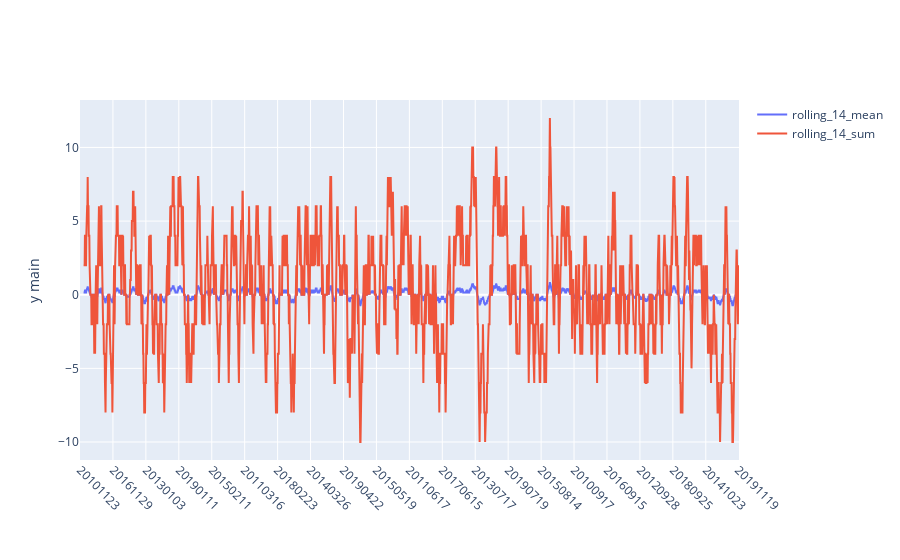

Write notebook code for a chart like this one.
### Code cell
plotly_plot(df_cl_front4[['settle_date','rolling_14_mean','rolling_14_sum']],x_column='settle_date')

### Figure 1 — Plotly figure (JSON) as saved in the notebook; plotly's stock layout.template omitted (floating-point values rounded to 4 significant figures; data arrays with more than 128 entries replaced by an {"elided": "..."} marker saying what was removed)
{"data": [{"name": "rolling_14_mean", "type": "scatter", "x": {"elided": "2402 int values"}, "y": {"elided": "2402 float values"}, "yaxis": "y"}, {"name": "rolling_14_sum", "type": "scatter", "x": {"elided": "2402 int values"}, "y": {"elided": "2402 int values"}, "yaxis": "y"}], "layout": {"autosize": true, "hovermode": "x", "margin": {"b": 100}, "modebar": {"bgcolor": "grey", "orientation": "v"}, "spikedistance": 1000, "title": {"x": 0.5, "xanchor": "center", "y": 0.9, "yanchor": "top"}, "xaxis": {"showspikes": true, "spikedash": "solid", "spikemode": "toaxis+across", "spikethickness": 1, "tickangle": 45, "ticktext": [20101123, 20161129, 20130103, 20190111, 20150211, 20110316, 20180223, 20140326, 20190422, 20150519, 20110617, 20170615, 20130717, 20190719, 20150814, 20100917, 20160915, 20120928, 20180925, 20141023, 20191119], "tickvals": [20101123, 20161129, 20130103, 20190111, 20150211, 20110316, 20180223, 20140326, 20190422, 20150519, 20110617, 20170615, 20130717, 20190719, 20150814, 20100917, 20160915, 20120928, 20180925, 20141023, 20191119], "type": "category"}, "yaxis": {"showspikes": true, "spikedash": "solid", "spikemode": "toaxis+across", "spikethickness": 1, "title": {"text": "y main"}}, "yaxis2": {"overlaying": "y", "side": "right", "title": {"text": "y alt"}}}}
